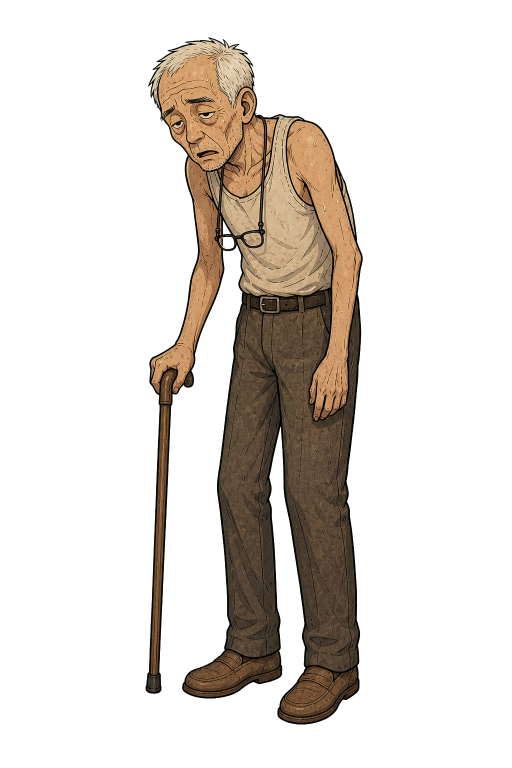
#> input picture agent-survival-game/data/red-dust-character-states-en/red-dust-character-states-en/lao-qian-dehydrated-fullbody.png, 1024 x 1536 px (shown at 1/2 size)
$ python -i perception.py   (imports and definitions only)
#> lines starting #> are read from the running program, lines starting #| are printed output that depends on the picture; after the words box and inside, x2 and y2 are one past the last pixel; in counts of white or black regions, pixels touching at a corner belong together
"""Perception tools: turn pixels into text a *non-multimodal* agent can use.

The Red Dust agent (e.g. deepseek-v4-pro via openclaw) can't see images.  This
module is the bridge — auxiliary tools a task's ``tools.py`` can expose so a
text-only agent can still attempt visual tasks:

* :func:`ocr_text` — read printed text/digits (Tesseract, fed via stdin so it
  works regardless of temp-dir sandboxing).
* :func:`ocr_digit_with_rotation` — for tile/jigsaw tasks: the orientation at
  which a glyph reads upright reveals the piece's rotation.
* :func:`describe_image` — cheap, dependency-free visual features (size,
  dominant colour) for spatial reasoning.

Backends are pluggable.  Tesseract is the lightweight default (English/digits
out of the box; Chinese needs the ``chi_sim`` traineddata).  For full
PDF/table/figure extraction, a heavier backend (MinerU / PaddleOCR) can be
slotted behind :func:`read_document` later — see README.
"""
import io
import shutil
import subprocess

from PIL import Image

_TESS = "tesseract"


def ocr_available() -> bool:
    return shutil.which(_TESS) is not None


def list_langs() -> list[str]:
    if not ocr_available():
        return []
    p = subprocess.run([_TESS, "--list-langs"], capture_output=True)
    lines = p.stdout.decode("utf-8", "replace").splitlines()
    return [ln.strip() for ln in lines[1:] if ln.strip()]


def _png_bytes(image) -> bytes:
    if isinstance(image, (bytes, bytearray)):
        return bytes(image)
    if isinstance(image, str):
        with open(image, "rb") as f:
            return f.read()
    buf = io.BytesIO()
    image.convert("RGB").save(buf, format="PNG")
    return buf.getvalue()


def _run_tess(png: bytes, psm: int, lang: str = "eng", extra=None) -> str:
    if not ocr_available():
        return ""
    cmd = [_TESS, "stdin", "stdout", "--psm", str(psm), "-l", lang] + (extra or [])
    try:
        p = subprocess.run(cmd, input=png, capture_output=True, timeout=30)
    except Exception:
        return ""
    return p.stdout.decode("utf-8", "replace").strip()


def ocr_text(image, lang: str = "eng", psm: int = 6) -> str:
    """OCR an image (PIL Image / path / PNG bytes) → text. '' if unavailable."""
    return _run_tess(_png_bytes(image), psm, lang)


def detect_tile_rotation(image) -> int:
    """Rotation (0/90/180/270) of a tile, read from a dark orientation marker
    placed in the upright top-left corner — robust + digit-agnostic."""
    img = Image.open(image).convert("L") if isinstance(image, str) else image.convert("L")
    w, h = img.size
    s = max(8, min(w, h) // 4)
    corners = {0: (0, 0, s, s), 90: (w - s, 0, w, s),
               180: (w - s, h - s, w, h), 270: (0, h - s, s, h)}

    def brightness(box):
        data = img.crop(box).tobytes()
        return sum(data) / (len(data) or 1)

    means = {r: brightness(b) for r, b in corners.items()}
    return min(means, key=means.get)            # darkest corner = where the marker is


def ocr_digit(image):
    """Read a single centered digit (0-9) from a tile, or None. Crops out the
    border/marker, binarizes, upscales, pads with a white margin, and takes a
    majority vote across page-seg modes for a reliable single-char read."""
    img = Image.open(image).convert("RGB") if isinstance(image, str) else image.convert("RGB")
    w, h = img.size
    c = img.crop((int(w * 0.16), int(h * 0.16), int(w * 0.84), int(h * 0.84))).convert("L")
    c = c.resize((c.width * 8, c.height * 8)).point(lambda p: 0 if p < 120 else 255)
    pad = 80
    canvas = Image.new("L", (c.width + 2 * pad, c.height + 2 * pad), 255)
    canvas.paste(c, (pad, pad))
    png = _png_bytes(canvas)
    votes: dict[str, int] = {}
    for psm in (10, 8, 7, 13):
        out = _run_tess(png, psm, extra=["-c", "tessedit_char_whitelist=0123456789"])
        ds = [ch for ch in out if ch.isdigit()]
        if len(ds) == 1:
            votes[ds[0]] = votes.get(ds[0], 0) + 1
    return max(votes, key=votes.get) if votes else None


def read_tile(image):
    """Perceive a jigsaw tile → ``(digit, rotation)`` (digit None for distractors)."""
    img = Image.open(image).convert("RGB") if isinstance(image, str) else image.convert("RGB")
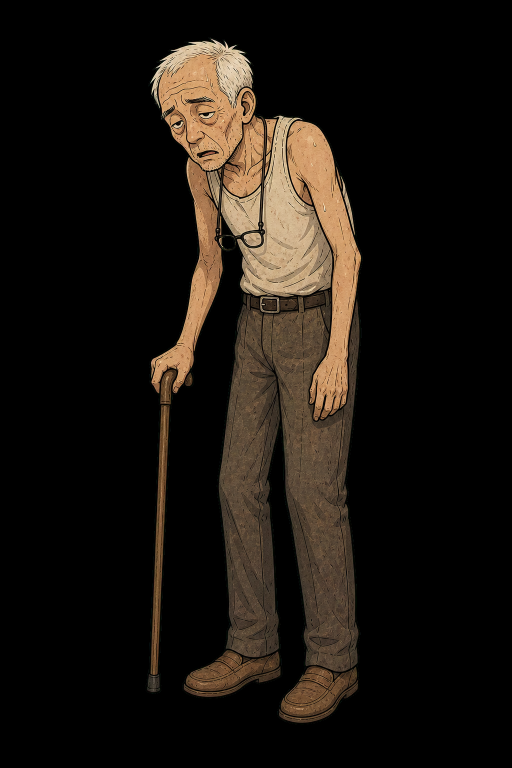
#> img: PIL image 1024x1536 RGB (shown at 1/2 size); mean R, G, B 27.1, 21.4, 15.5
    rot = detect_tile_rotation(img)
#> in detect_tile_rotation, `img = Image.open(image).convert("L") if isinstance(image, str) else im..`:
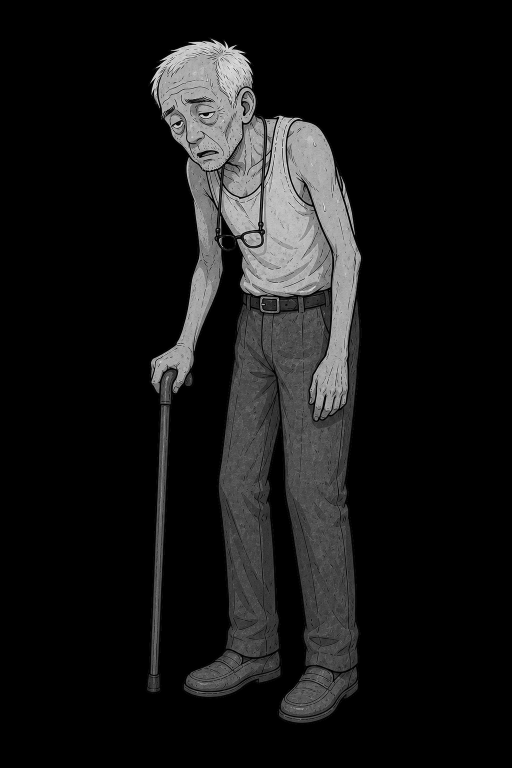
#> img: PIL image 1024x1536 L (shown at 1/2 size); min 0, max 253, mean 22.4
#> in detect_tile_rotation, `means = {r: brightness(b) for r, b in corners.items()}`: means = {0: 0, 90: 0, 180: 0, 270: 0}
#> rot = 0
    return ocr_digit(img.rotate(rot, expand=False)), rot
#> in ocr_digit, `c = img.crop((int(w * 0.16), int(h * 0.16), int(w * 0.84), int(h * 0.8..`:
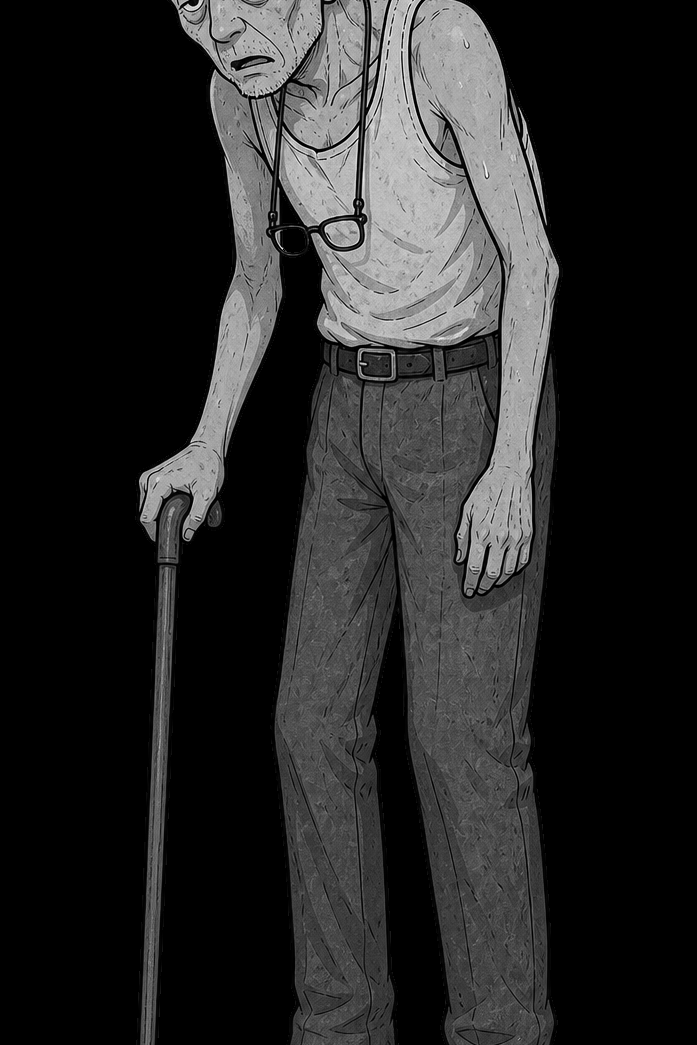
#> c: PIL image 697x1045 L; min 0, max 253, mean 39.1
#> in ocr_digit, `c = c.resize((c.width * 8, c.height * 8)).point(lambda p: 0 if p < 120..`:
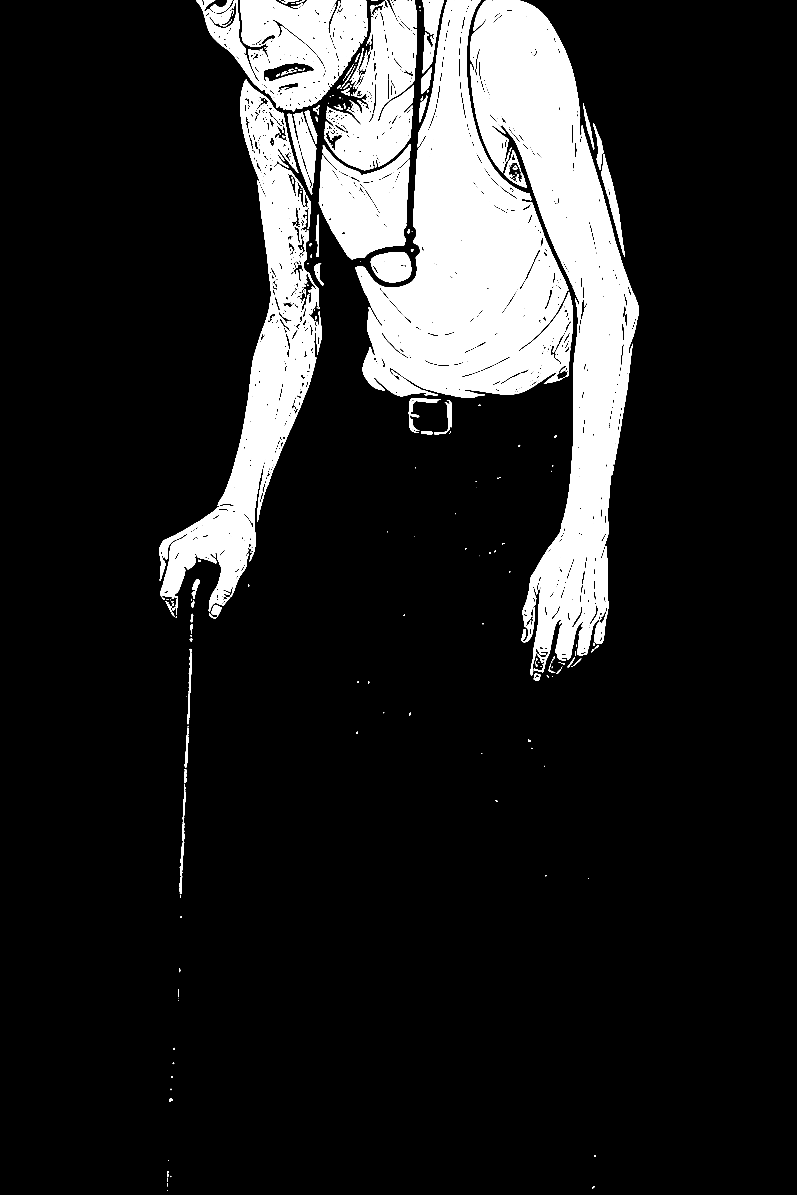
#> c: PIL image 5576x8360 L (shown at 1/7 size); 14% white; 335 white regions (58 under 20 px), largest, box (x1, y1, x2, y2) and area: (3291, 0, 4471, 4732) 2013485, (2489, 0, 4008, 2783) 1978206, (1113, 558, 2233, 4285) 1013263
#> in ocr_digit, `canvas = Image.new("L", (c.width + 2 * pad, c.height + 2 * pad), 255)`: canvas: PIL image 5736x8520 L; every value is 255
#> in ocr_digit, `canvas.paste(c, (pad, pad))`:
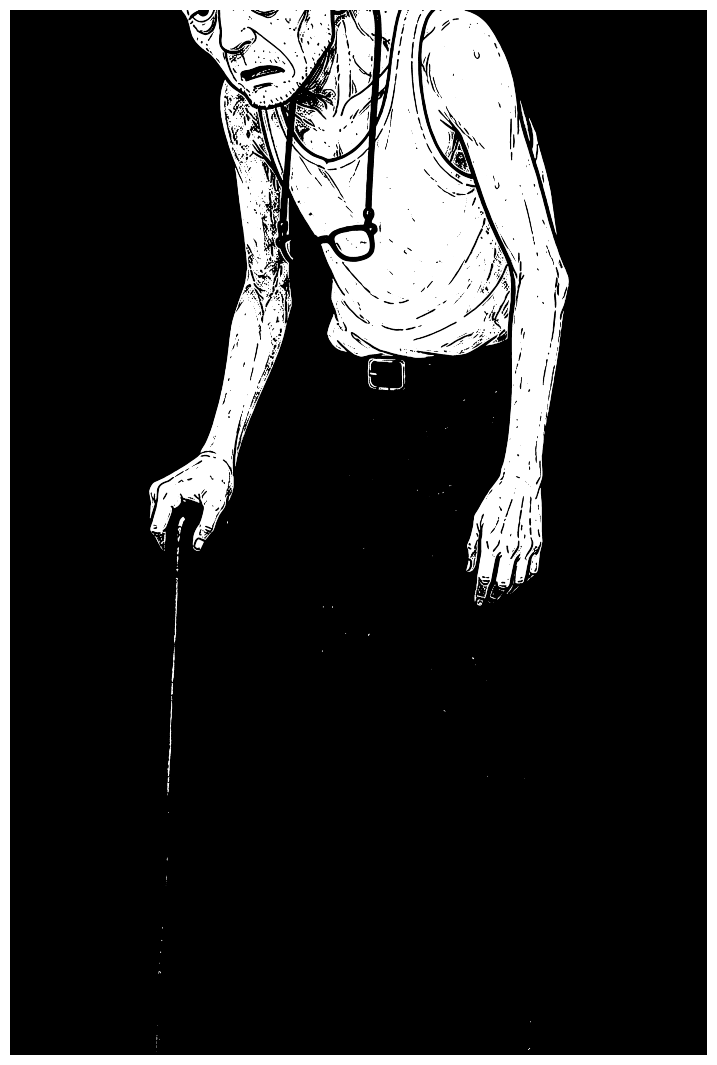
#> canvas: PIL image 5736x8520 L (shown at 1/8 size); 17.9% white; 324 white regions (58 under 20 px), largest, box (x1, y1, x2, y2) and area: (0, 0, 5736, 8520) 7177575, (1193, 638, 2313, 4365) 1013263, (2312, 1089, 2952, 1895) 328599
#> after the loop in ocr_digit, `for psm in (10, 8, 7, 13):`: votes = 0 items


def ocr_digit_with_rotation(image, digits: str = "012345678"):
    """Return ``(digit, rotation)`` where ``rotation`` ∈ {0,90,180,270} is the
    angle at which a single digit reads upright, or ``(None, None)``."""
    img = Image.open(image).convert("RGB") if isinstance(image, str) else image
    for rot in (0, 90, 180, 270):
        txt = ocr_text(img.rotate(rot, expand=False), psm=10)
        hit = "".join(c for c in txt if c in digits)
        if len(hit) == 1:
            # rotating the stored piece by `rot` made it upright → it was
            # rotated by `rot` clockwise relative to upright.
            return hit, rot
    return None, None


def describe_image(image) -> dict:
    """Cheap, dependency-free features for spatial reasoning (no OCR)."""
    img = (Image.open(image).convert("RGB") if isinstance(image, str)
           else image.convert("RGB"))
    w, h = img.size
    dominant = list(img.resize((1, 1)).getpixel((0, 0)))
    return {"size": [w, h], "dominant_rgb": dominant}


def read_document(path: str) -> str:  # pragma: no cover - backend stub
    """PDF/document → structured text.  Stub for a heavy backend (MinerU /
    PaddleOCR) installed on demand for doc-heavy tasks; falls back to Tesseract
    on a single image.  Raises if no document backend is available."""
    if path.lower().endswith((".png", ".jpg", ".jpeg", ".tif", ".tiff")):
        return ocr_text(path)
    raise NotImplementedError(
        "PDF/document parsing needs a backend (e.g. MinerU). "
        "Install it and wire it here for doc-heavy RD-PF tasks.")

>>> result = read_tile('../../agent-survival-game/data/red-dust-character-states-en/red-dust-character-states-en/lao-qian-dehydrated-fullbody.png')

$ run again, on agent-survival-game/data/red-dust-character-states-en/red-dust-character-states-en/lao-qian-hungry-portrait.png
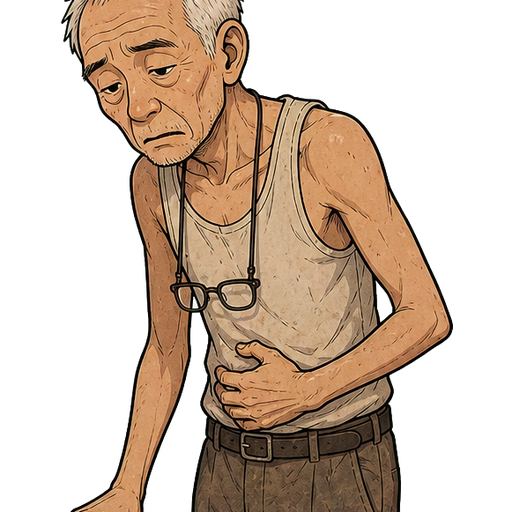
#> input picture agent-survival-game/data/red-dust-character-states-en/red-dust-character-states-en/lao-qian-hungry-portrait.png, 512 x 512 px
#> in detect_tile_rotation, `img = Image.open(image).convert("L") if isinstance(image, str) else im..`:
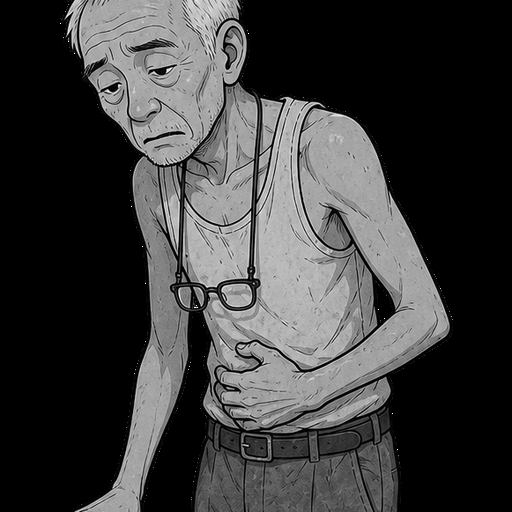
#> img: PIL image 512x512 L; min 0, max 255, mean 60.9
#> means = {0: 49.66, 90: 0, 180: 5.75, 270: 10.58}
#> rot = 90
#> in ocr_digit, `canvas.paste(c, (pad, pad))`:
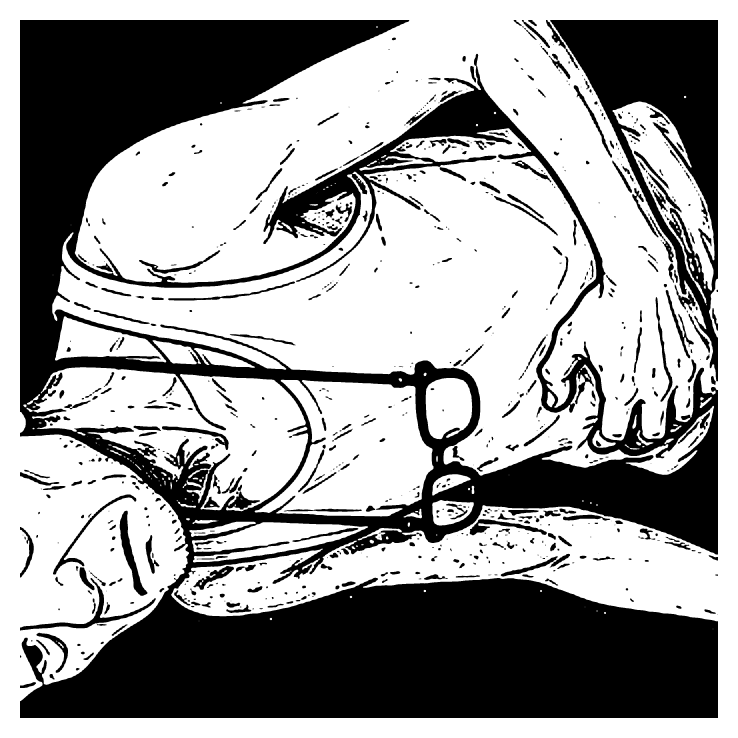
#> canvas: PIL image 2952x2952 L (shown at 1/4 size); 61% white; 862 black regions (175 under 20 px), largest, box (x1, y1, x2, y2) and area: (80, 80, 2872, 2872) 2808146, (2201, 80, 2872, 1525) 307421, (80, 2312, 623, 2522) 11375
#> after the loop in ocr_digit, `for psm in (10, 8, 7, 13):`: votes = 0 items

$ run again, on agent-survival-game/data/red-dust-character-states-en/red-dust-character-states-en/lao-qian-injured-portrait.png
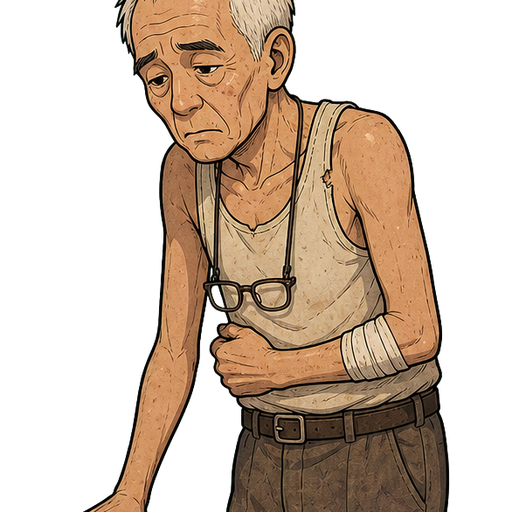
#> input picture agent-survival-game/data/red-dust-character-states-en/red-dust-character-states-en/lao-qian-injured-portrait.png, 512 x 512 px
#> in detect_tile_rotation, `img = Image.open(image).convert("L") if isinstance(image, str) else im..`:
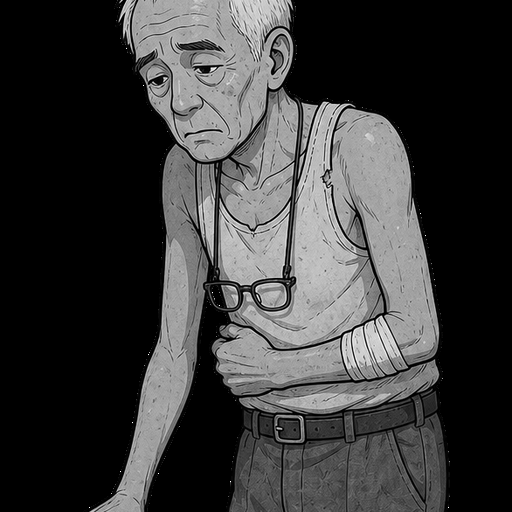
#> img: PIL image 512x512 L; min 0, max 255, mean 58.7
#> means = {0: 2.21, 90: 0.662, 180: 31.85, 270: 6.08}
#> rot = 90
#> in ocr_digit, `canvas.paste(c, (pad, pad))`:
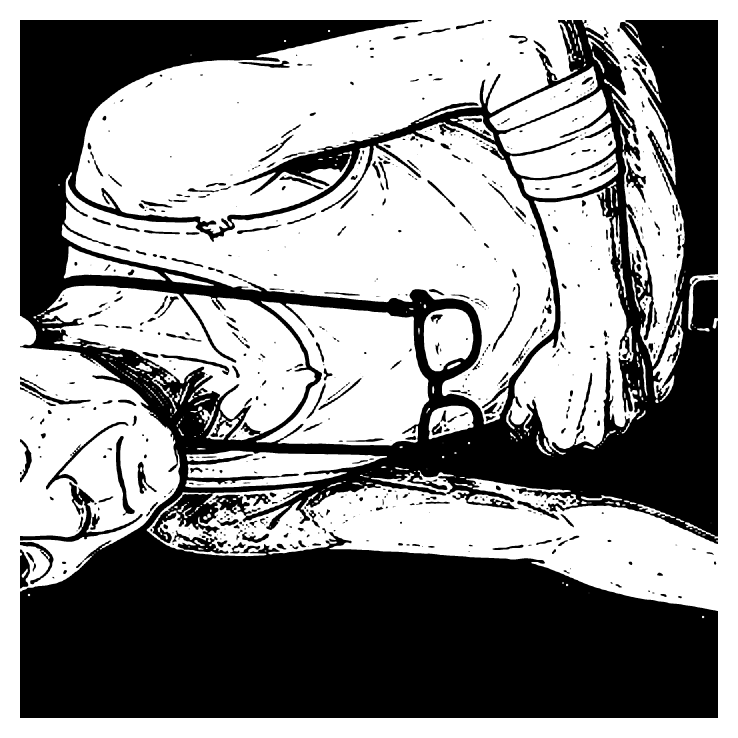
#> canvas: PIL image 2952x2952 L (shown at 1/4 size); 56.6% white; 762 black regions (168 under 20 px), largest, box (x1, y1, x2, y2) and area: (80, 80, 2872, 2872) 3589373, (80, 1929, 571, 2167) 15395, (690, 2122, 914, 2215) 6837
#> after the loop in ocr_digit, `for psm in (10, 8, 7, 13):`: votes = 0 items
